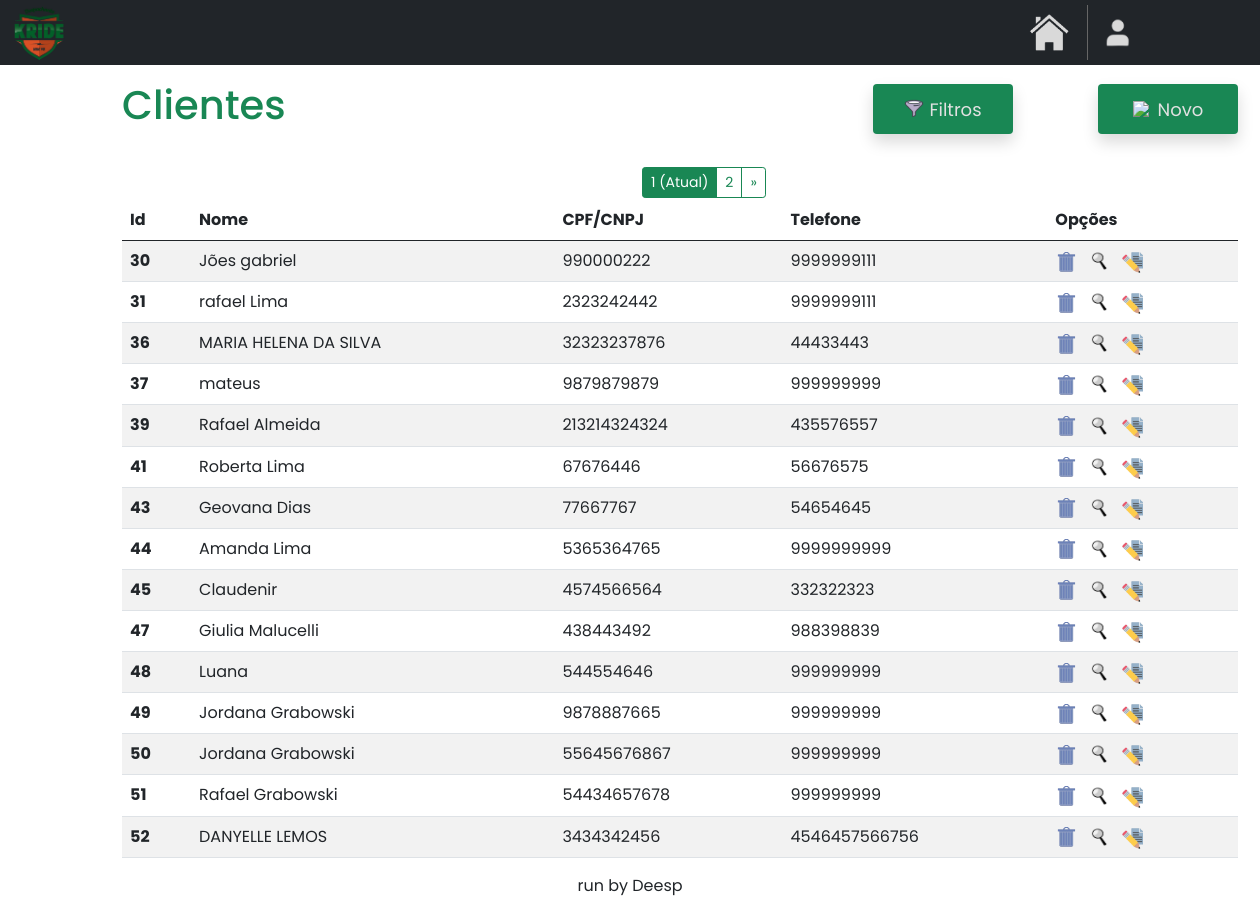
Screenshot of /home/clientes with the database file from the repository.
### clientes/models.py (models this page shows)
class Cliente(models.Model):
    name = models.CharField(max_length=40)
    cpf_cnpj = models.CharField(max_length=14)
    telefone = models.CharField(max_length=11)
    cep = models.CharField(max_length=50, default='')
    bairro = models.CharField(max_length=30, default='')
    estado = models.CharField(max_length=30, default='')
    cidade = models.CharField(max_length=15, default='')
    numero = models.CharField(max_length=6, default='')
    email = models.EmailField(max_length=100, null=True, blank=True)

### clientes/views.py (the view)
# urls.py: path('clientes', clienteviews.clientes, name='clientes'),
def clientes(request):
    return paginacao(request)

### clientes/views.py (called while the page is built)
def paginacao(request):
    clientes = Cliente.objects.all().values('id', 'name', 'cpf_cnpj', 'telefone')
    clientes_paginados = Paginator(clientes, 15)
    page_num = request.GET.get('page')
    clientes = clientes_paginados.get_page(page_num)
    return render(request, 'clientes.html', {'clientes': clientes})

### clientes/templates/clientes.html (shortened to what this page needs)
{% extends "base.html" %}
{% load static %}
{% block content %}
<!DOCTYPE html>
<html lang="en">
<head>
    <link href="https://cdn.jsdelivr.net/npm/bootstrap@5.0.2/dist/css/bootstrap.min.css" rel="stylesheet">
</head>
<body>
    <div class="container mt-3 custom-container">
        <div class="d-flex justify-content-start align-items-center">
            <h1 class="me-auto text-success">Clientes</h1>
            <div class="shadow bg-success rounded" style="width: 140px; height: 50px; margin-left: auto;">
                <a href="#" style="text-decoration: none; display: flex; align-items: center; justify-content: center; width: 100%; height: 100%;" id="btnMostrarFiltro">
                    <img src="{% static 'images/mini-filtro.png' %}" style="width: 20px; margin-right: 5px;">
                    <p class="hover-link" style="font-size: 18px; margin: 0;">Filtros</p>
                </a>
            </div>
            <div class="shadow bg-success rounded" style="width: 140px; height: 50px; margin-left: 85px;">
                <a href="{% url 'novo_cliente' %}" style="text-decoration: none; display: flex; align-items: center; justify-content: center; width: 100%; height: 100%;" id="btnMostrarClientes">
                    <img src="{% static 'images/novo.png' %}" style="width: 20px; margin-right: 5px;">
                    <p class="hover-link" style="font-size: 18px; margin: 0;">Novo</p>
                </a>
            </div>
        </div>
        {% if clientes.has_other_pages %}
            <div class="btn-group" role="group" aria-label="Item pagination" style="margin-left: 520px; margin-top: 30px; margin-bottom: -14px;">
                {% for page_number in clientes.paginator.page_range %}
                    {% if clientes.number == page_number %}
                        <button class="btn btn-outline-success btn-sm active">
                            <span>{{ page_number }} <span class="sr-only">(Atual)</span></span>
                        </button>
                    {% else %}
                        <a href="?page={{ page_number }}" class="btn btn-outline-success btn-sm">
                            {{ page_number }}
                        </a>
                    {% endif %}
                {% endfor %}
                {% if clientes.has_next %}
                    <a href="?page={{ clientes.next_page_number }}" class="btn btn-outline-success btn-sm">&raquo;</a>
                {% endif %}
            </div>
        {% endif %}
        <table class="table table-striped mt-3">
            <thead>
                <tr>
                    <th scope="col">Id</th>
                    <th scope="col">Nome</th>
                    <th scope="col">CPF/CNPJ</th>
                    <th scope="col">Telefone</th>
                    <th scope="col">Opções</th>
                </tr>
            </thead>
            <tbody id="tbodyClientes">
                {% for cliente in clientes %}
                    <tr>
                        <th>{{cliente.id}}</th>
                        <td>{{cliente.name}}</td>
                        <td>{{cliente.cpf_cnpj}}</td>
                        <td>{{cliente.telefone}}</td>
                        <td>
                            <div style="display: flex; gap: 10px;">
                                <a href="#" class="delete-button" data-toggle="modal" data-target="#confirmDeleteModal" data-url="{% url 'excluir_cliente' cliente.id %}" title="EXCLUIR">
                                    <img src="{% static 'index/images/excluir.png' %}" style="width: 24px; height: 22px;">
                                </a>
                                <a href="{% url 'consultar_cliente' cliente.id %}" title="CONSULTAR">
                                    <img src="{% static 'index/images/consultar.png' %}" style="width: 22px; height: 23px;">
                                </a>
                                <a href="{% url 'editar_cliente' cliente.id %}" title="EDITAR">
                                    <img src="{% static 'index/images/editar.png' %}" style="width: 22px; height: 23px;">
                                </a>
                            </div>
                        </td>
                    </tr>
                {% endfor %}
            </tbody>
        </table>
    </div>
</body>
</html>
{% endblock %}

### clientes/templates/clientes.html (style rules this page uses)
body { font-family: 'Poppins', sans-serif; }
.hover-link { color: rgb(225, 225, 225); transition: color 0.3s ease; }
.custom-container { margin-left: 110px; margin-right: 100px; }

### rows the page displays
Cliente: id "30", name "Jões gabriel", cpf_cnpj "990000222", telefone "9999999111"
Cliente: id "31", name "rafael Lima", cpf_cnpj "2323242442", telefone "9999999111"
Cliente: id "36", name "MARIA HELENA DA SILVA", cpf_cnpj "32323237876", telefone "44433443"
Cliente: id "37", name "mateus", cpf_cnpj "9879879879", telefone "999999999"
Cliente: id "39", name "Rafael Almeida", cpf_cnpj "213214324324", telefone "435576557"
Cliente: id "41", name "Roberta Lima", cpf_cnpj "67676446", telefone "56676575"
Cliente: id "43", name "Geovana Dias", cpf_cnpj "77667767", telefone "54654645"
Cliente: id "44", name "Amanda Lima", cpf_cnpj "5365364765", telefone "9999999999"
Cliente: id "45", name "Claudenir", cpf_cnpj "4574566564", telefone "332322323"
Cliente: id "47", name "Giulia Malucelli", cpf_cnpj "438443492", telefone "988398839"
Cliente: id "48", name "Luana", cpf_cnpj "544554646", telefone "999999999"
Cliente: id "49", name "Jordana Grabowski", cpf_cnpj "9878887665", telefone "999999999"
Cliente: id "50", name "Jordana Grabowski", cpf_cnpj "55645676867", telefone "999999999"
Cliente: id "51", name "Rafael Grabowski", cpf_cnpj "54434657678", telefone "999999999"
Cliente: id "52", name "DANYELLE LEMOS", cpf_cnpj "3434342456", telefone "4546457566756"

### other values shown
{{ page_number }} "1"
{{ page_number }} "2"
